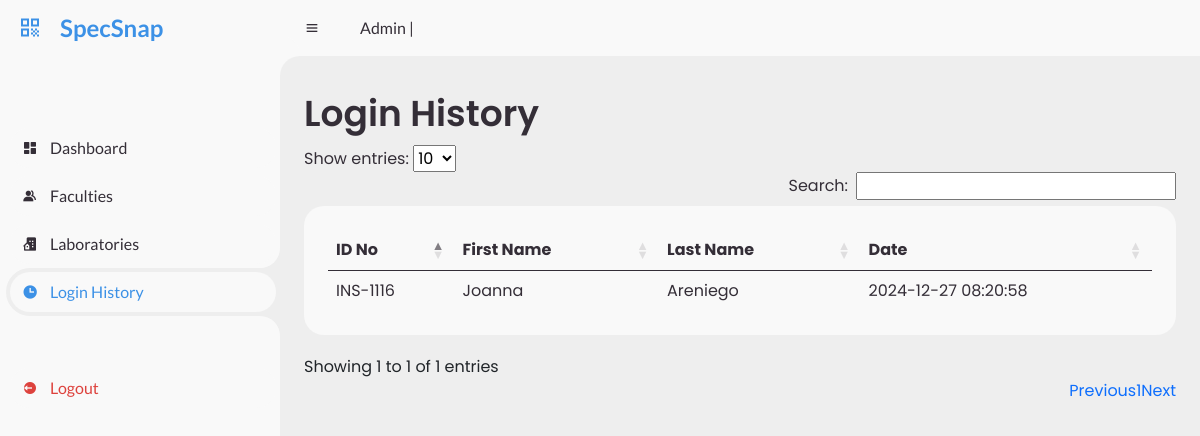
Screenshot of /logz.php with the database file from the repository.
### tables this page shows
CREATE TABLE `logz` (
  `idno` varchar(50) DEFAULT NULL,
  `fname` varchar(40) DEFAULT NULL,
  `lname` varchar(40) DEFAULT NULL,
  `login` timestamp NULL DEFAULT NULL
);

### logz.php (the view, shortened to what this page needs)
<!DOCTYPE html>
<html lang="en">
<head>
	<link href='https://unpkg.com/boxicons@2.0.9/css/boxicons.min.css' rel='stylesheet'>
	<link href="https://cdn.jsdelivr.net/npm/bootstrap@5.0.2/dist/css/bootstrap.min.css" rel="stylesheet">
    <link href="https://cdn.jsdelivr.net/npm/bootstrap@5.0.2/dist/css/bootstrap.min.css" rel="stylesheet">
    <link rel="stylesheet" href="https://cdn.datatables.net/1.11.5/css/dataTables.bootstrap5.min.css">
    <link rel="stylesheet" href="https://cdnjs.cloudflare.com/ajax/libs/font-awesome/4.7.0/css/font-awesome.min.css">
    <link rel="stylesheet" href="https://cdnjs.cloudflare.com/ajax/libs/font-awesome/4.7.0/css/font-awesome.min.css">
	<link rel="stylesheet" href="assets/css/fac-adm-style.css">
    <link rel="stylesheet" href="assets/css/hview.css">
</head>
<body style="background-color: #eee">
	<section id="sidebar">
		<a href="#" class="brand">
			<i class='bx bx-qr'></i>
			<span class="text">SpecSnap</span>
		</a>
		<ul class="side-menu top">
			<li>
				<a href="ahomepage.php">
					<i class='bx bxs-dashboard' ></i>
					<span class="text">Dashboard</span>
				</a>
			</li>
			<li >
				<a href="fview.php">
					<i class='bx bxs-group' ></i>
					<span class="text">Faculties</span>
				</a>
			</li>
			<li>
				<a href="lview.php">
					<i class='bx bxs-building-house'></i>
					<span class="text">Laboratories</span>
				</a>
			</li>
			<li class="active">
				<a href="logz.php">
					<i class='bx bxs-time'></i>
					<span class="text">Login History</span>
				</a>
			</li>
		</ul>
		<ul class="side-menu">
			<li>
				<a href="logout.php" class="logout">
					<i class='bx bxs-log-out-circle' ></i>
					<span class="text">Logout</span>
				</a>
			</li>
		</ul>
	</section>
	<section id="content">
		<nav>
			<i class='bx bx-menu' ></i>
			<a href="#" class="nav-link">Admin | <?php echo $_SESSION["user"] ?></a>
		</nav>
		<main>
			<div class="head-title">
				<div class="left">
					<h1>Login History</h1>
				</div>
			</div>
			<?php
require "db_connection.php";
$sql = "SELECT * FROM `logz` WHERE 1=1";
$result = $link->query($sql);
if ($result) {
    if ($result->num_rows > 0) {
        echo '
        <div class="table-responsive">
        <table id="example" class="table table-hover" >
            <thead>
                <tr>
                    <th>ID No</th>
                    <th>First Name</th>
                    <th>Last Name</th>
                    <th>Date</th>
                </tr>
            </thead>
            <tbody>';
        while ($row = $result->fetch_assoc()) {
            echo '<tr>';
            echo '<td>' . $row['idno'] . '</td>';
            echo '<td>' . $row['fname'] . '</td>';
            echo '<td>' . $row['lname'] . '</td>';
            echo '<td>' . $row['login'] . '</td>';
            echo '</tr>';
        }
        echo '
            </tbody>
        </table>
        </div>';
    } else {
        echo "No results found.";
    }
}
?>
		</main>
	</section>
</body>
</html>

### assets/css/fac-adm-style.css (style rules this page uses)
* { margin: 0; padding: 0; box-sizing: border-box; }
a { text-decoration: none; }
li { list-style: none; }
:root { --poppins: 'Poppins', sans-serif; --lato: 'Lato', sans-serif; --light: #F9F9F9; --blue: #3C91E6; --light-blue: #CFE8FF; --grey: #eee; --dark-grey: #AAAAAA; --dark: #342E37; --red: #dd423d; --light-red: #f79d99; --yellow: #FFCE26; --light-yellow: #FFF2C6; --orange: #FD7238; --light-orange: #FFE0D3; --green: #5cb85c; --light-green: #b0e3b0; }
html { overflow-x: hidden; }
body { background: var(--grey); overflow-x: hidden; }
#sidebar { position: fixed; top: 0; left: 0; width: 280px; height: 100%; background: var(--light); z-index: 2000; font-family: var(--lato); transition: .3s ease; overflow-x: hidden; scrollbar-width: none; }
#sidebar .brand { font-size: 24px; font-weight: 700; height: 56px; display: flex; align-items: center; color: var(--blue); position: sticky; top: 0; left: 0; background: var(--light); z-index: 500; padding-bottom: 20px; box-sizing: content-box; }
#sidebar .brand .bx { min-width: 60px; display: flex; justify-content: center; }
#sidebar .side-menu { width: 100%; margin-top: 48px; }
#sidebar .side-menu li { height: 48px; background: transparent; margin-left: 6px; border-radius: 48px 0 0 48px; padding: 4px; }
#sidebar .side-menu li.active { background: var(--grey); position: relative; }
#sidebar .side-menu li.active::before { content: ''; position: absolute; width: 40px; height: 40px; border-radius: 50%; top: -40px; right: 0; box-shadow: 20px 20px 0 var(--grey); z-index: -1; }
#sidebar .side-menu li.active::after { content: ''; position: absolute; width: 40px; height: 40px; border-radius: 50%; bottom: -40px; right: 0; box-shadow: 20px -20px 0 var(--grey); z-index: -1; }
#sidebar .side-menu li a { width: 100%; height: 100%; background: var(--light); display: flex; align-items: center; border-radius: 48px; font-size: 16px; color: var(--dark); white-space: nowrap; overflow-x: hidden; }
#sidebar .side-menu.top li.active a { color: var(--blue); }
#sidebar .side-menu li a.logout { color: var(--red); }
#sidebar .side-menu li a .bx { min-width: calc(60px - ((4px + 6px) * 2)); display: flex; justify-content: center; }
#content { position: relative; width: calc(100% - 280px); left: 280px; transition: .3s ease; }
#content nav { height: 56px; background: var(--light); padding: 0 24px; display: flex; align-items: center; grid-gap: 24px; font-family: var(--lato); position: sticky; top: 0; left: 0; z-index: 1000; }
#content nav::before { content: ''; position: absolute; width: 40px; height: 40px; bottom: -40px; left: 0; border-radius: 50%; box-shadow: -20px -20px 0 var(--light); }
#content nav a { color: var(--dark); }
#content nav .bx.bx-menu { cursor: pointer; color: var(--dark); }
#content nav .nav-link { font-size: 16px; transition: .3s ease; }
#content main { width: 100%; padding: 36px 24px; font-family: var(--poppins); max-height: calc(100vh - 56px); overflow-y: auto; }
#content main .head-title { display: flex; align-items: center; justify-content: space-between; grid-gap: 16px; flex-wrap: wrap; }
#content main .head-title .left h1 { font-size: 36px; font-weight: 600; margin-bottom: 10px; color: var(--dark); }

### assets/css/hview.css (style rules this page uses)
:root { --poppins: 'Poppins', sans-serif; --lato: 'Lato', sans-serif; --light: #F9F9F9; --blue: #3C91E6; --light-blue: #CFE8FF; --grey: #eee; --dark-grey: #AAAAAA; --dark: #342E37; --red: #dd423d; --light-red: #f79d99; --yellow: #FFCE26; --light-yellow: #FFF2C6; --orange: #FD7238; --light-orange: #FFE0D3; --green: #5cb85c; --light-green: #b0e3b0; }
.table { width: 100%; color: var(--dark); background-color: var(--light); border-radius: 20px; padding: 24px; overflow-x: auto; }
td { border: none; }

### logz.php (style rules this page uses)
#sidebar ul { padding-left: 0; }

### rows the page displays
logz: idno "INS-1116", fname "Joanna", lname "Areniego", login "2024-12-27 08:20:58"
